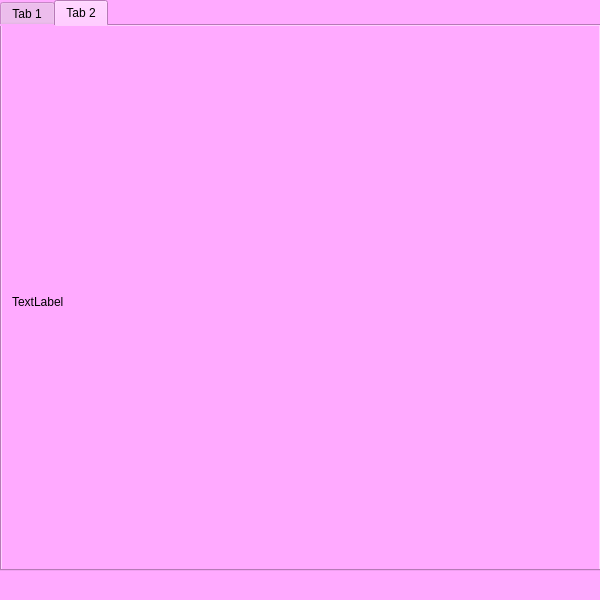
<?xml version="1.0" encoding="UTF-8"?>
<ui version="4.0">
 <class>MainWindow</class>
 <widget class="QMainWindow" name="MainWindow">
  <property name="geometry">
   <rect>
    <x>0</x>
    <y>0</y>
    <width>600</width>
    <height>600</height>
   </rect>
  </property>
  <property name="maximumSize">
   <size>
    <width>600</width>
    <height>600</height>
   </size>
  </property>
  <property name="windowTitle">
   <string>MainWindow</string>
  </property>
  <property name="styleSheet">
   <string notr="true">background-color: rgb(255, 170, 255);</string>
  </property>
  <widget class="QWidget" name="centralwidget">
   <widget class="QTabWidget" name="tabWidget">
    <property name="geometry">
     <rect>
      <x>0</x>
      <y>0</y>
      <width>601</width>
      <height>571</height>
     </rect>
    </property>
    <property name="currentIndex">
     <number>1</number>
    </property>
    <widget class="QWidget" name="tab">
     <attribute name="title">
      <string>Tab 1</string>
     </attribute>
     <widget class="QGroupBox" name="groupBox">
      <property name="geometry">
       <rect>
        <x>0</x>
        <y>80</y>
        <width>601</width>
        <height>301</height>
       </rect>
      </property>
      <property name="title">
       <string/>
      </property>
      <widget class="QLabel" name="label">
       <property name="geometry">
        <rect>
         <x>200</x>
         <y>40</y>
         <width>181</width>
         <height>71</height>
        </rect>
       </property>
       <property name="text">
        <string>&lt;html&gt;&lt;head/&gt;&lt;body&gt;&lt;p&gt;&lt;span style=&quot; font-size:36pt; font-style:italic;&quot;&gt;YOOgle&lt;/span&gt;&lt;/p&gt;&lt;/body&gt;&lt;/html&gt;</string>
       </property>
      </widget>
      <widget class="QPushButton" name="pushbutton">
       <property name="geometry">
        <rect>
         <x>430</x>
         <y>150</y>
         <width>75</width>
         <height>23</height>
        </rect>
       </property>
       <property name="styleSheet">
        <string notr="true">background-color: rgb(85, 85, 255);</string>
       </property>
       <property name="text">
        <string>Искать</string>
       </property>
      </widget>
      <widget class="QLineEdit" name="linedit">
       <property name="geometry">
        <rect>
         <x>90</x>
         <y>140</y>
         <width>421</width>
         <height>41</height>
        </rect>
       </property>
       <property name="styleSheet">
        <string notr="true">background-color: rgb(255, 255, 255);</string>
       </property>
       <property name="text">
        <string>Введите запрос</string>
       </property>
      </widget>
      <zorder>linedit</zorder>
      <zorder>label</zorder>
      <zorder>pushbutton</zorder>
     </widget>
    </widget>
    <widget class="QWidget" name="tab_2">
     <attribute name="title">
      <string>Tab 2</string>
     </attribute>
     <widget class="QLabel" name="label_2">
      <property name="geometry">
       <rect>
        <x>10</x>
        <y>10</y>
        <width>571</width>
        <height>531</height>
       </rect>
      </property>
      <property name="text">
       <string>TextLabel</string>
      </property>
     </widget>
    </widget>
   </widget>
  </widget>
  <widget class="QMenuBar" name="menubar">
   <property name="geometry">
    <rect>
     <x>0</x>
     <y>0</y>
     <width>600</width>
     <height>21</height>
    </rect>
   </property>
  </widget>
  <widget class="QStatusBar" name="statusbar"/>
 </widget>
 <resources/>
 <connections/>
</ui>
